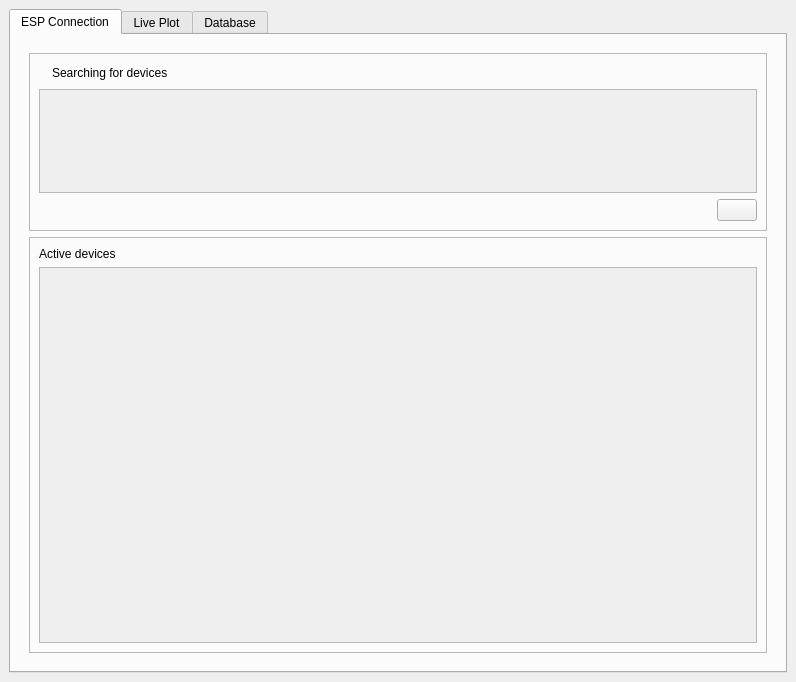
<?xml version="1.0" encoding="UTF-8"?>
<ui version="4.0">
 <class>MainWindow</class>
 <widget class="QMainWindow" name="MainWindow">
  <property name="geometry">
   <rect>
    <x>0</x>
    <y>0</y>
    <width>796</width>
    <height>682</height>
   </rect>
  </property>
  <property name="windowTitle">
   <string>MainWindow</string>
  </property>
  <widget class="QWidget" name="centralwidget">
   <layout class="QVBoxLayout" name="verticalLayout_central_widget">
    <item>
     <widget class="QTabWidget" name="tabWidget_menus">
      <property name="tabPosition">
       <enum>QTabWidget::North</enum>
      </property>
      <property name="tabShape">
       <enum>QTabWidget::Rounded</enum>
      </property>
      <property name="currentIndex">
       <number>0</number>
      </property>
      <property name="elideMode">
       <enum>Qt::ElideNone</enum>
      </property>
      <property name="usesScrollButtons">
       <bool>true</bool>
      </property>
      <property name="documentMode">
       <bool>false</bool>
      </property>
      <property name="tabsClosable">
       <bool>false</bool>
      </property>
      <property name="movable">
       <bool>false</bool>
      </property>
      <property name="tabBarAutoHide">
       <bool>false</bool>
      </property>
      <widget class="QWidget" name="tab_menu_esp">
       <attribute name="title">
        <string>ESP Connection</string>
       </attribute>
       <layout class="QVBoxLayout" name="verticalLayout_menu_esp">
        <item>
         <widget class="QStackedWidget" name="stackedWidget_rasp_status">
          <property name="frameShape">
           <enum>QFrame::NoFrame</enum>
          </property>
          <property name="frameShadow">
           <enum>QFrame::Plain</enum>
          </property>
          <property name="currentIndex">
           <number>0</number>
          </property>
          <widget class="QWidget" name="page_main_esp">
           <layout class="QVBoxLayout" name="verticalLayout_main_esp" stretch="3,7">
            <item>
             <widget class="QFrame" name="frame_search">
              <property name="frameShape">
               <enum>QFrame::StyledPanel</enum>
              </property>
              <property name="frameShadow">
               <enum>QFrame::Raised</enum>
              </property>
              <layout class="QVBoxLayout" name="verticalLayout_search">
               <item>
                <layout class="QHBoxLayout" name="horizontalLayout_search_heading">
                 <item>
                  <widget class="QLabel" name="label_icon_search">
                   <property name="maximumSize">
                    <size>
                     <width>30</width>
                     <height>30</height>
                    </size>
                   </property>
                   <property name="text">
                    <string/>
                   </property>
                   <property name="pixmap">
                    <pixmap resource="icons.qrc">:/icon_esp/images/esp.jpg</pixmap>
                   </property>
                   <property name="scaledContents">
                    <bool>true</bool>
                   </property>
                  </widget>
                 </item>
                 <item>
                  <widget class="QLabel" name="label_search_title">
                   <property name="text">
                    <string>Searching for devices</string>
                   </property>
                  </widget>
                 </item>
                 <item>
                  <spacer name="horizontalSpacer_search_title">
                   <property name="orientation">
                    <enum>Qt::Horizontal</enum>
                   </property>
                   <property name="sizeHint" stdset="0">
                    <size>
                     <width>40</width>
                     <height>20</height>
                    </size>
                   </property>
                  </spacer>
                 </item>
                </layout>
               </item>
               <item>
                <widget class="QScrollArea" name="scrollArea_found_area">
                 <property name="widgetResizable">
                  <bool>true</bool>
                 </property>
                 <widget class="QWidget" name="scrollAreaWidgetContents_found_area">
                  <property name="geometry">
                   <rect>
                    <x>0</x>
                    <y>0</y>
                    <width>698</width>
                    <height>85</height>
                   </rect>
                  </property>
                  <layout class="QVBoxLayout" name="verticalLayout_found_area">
                   <item>
                    <layout class="QVBoxLayout" name="verticalLayout_found_list"/>
                   </item>
                  </layout>
                 </widget>
                </widget>
               </item>
               <item>
                <layout class="QHBoxLayout" name="horizontalLayout_search_bottom">
                 <item>
                  <spacer name="horizontalSpacer_search_bottom">
                   <property name="orientation">
                    <enum>Qt::Horizontal</enum>
                   </property>
                   <property name="sizeHint" stdset="0">
                    <size>
                     <width>40</width>
                     <height>20</height>
                    </size>
                   </property>
                  </spacer>
                 </item>
                 <item>
                  <widget class="QPushButton" name="pushButton_search_refresh">
                   <property name="enabled">
                    <bool>true</bool>
                   </property>
                   <property name="text">
                    <string/>
                   </property>
                   <property name="icon">
                    <iconset resource="icons.qrc">
                     <normaloff>:/icon_refresh/images/refresh_active.png</normaloff>
                     <disabledoff>:/icon_refresh/images/refresh_disabled.png</disabledoff>
                     <disabledon>:/icon_refresh/images/refresh_disabled.png</disabledon>:/icon_refresh/images/refresh_active.png</iconset>
                   </property>
                  </widget>
                 </item>
                </layout>
               </item>
              </layout>
             </widget>
            </item>
            <item>
             <widget class="QFrame" name="frame_active">
              <property name="frameShape">
               <enum>QFrame::StyledPanel</enum>
              </property>
              <property name="frameShadow">
               <enum>QFrame::Raised</enum>
              </property>
              <layout class="QVBoxLayout" name="verticalLayout_active">
               <item>
                <widget class="QLabel" name="label_active">
                 <property name="text">
                  <string>Active devices</string>
                 </property>
                </widget>
               </item>
               <item>
                <widget class="QScrollArea" name="scrollArea_active">
                 <property name="widgetResizable">
                  <bool>true</bool>
                 </property>
                 <widget class="QWidget" name="scrollAreaWidgetContents_active_esp">
                  <property name="geometry">
                   <rect>
                    <x>0</x>
                    <y>0</y>
                    <width>698</width>
                    <height>343</height>
                   </rect>
                  </property>
                  <layout class="QVBoxLayout" name="verticalLayout_active_esp">
                   <item>
                    <layout class="QVBoxLayout" name="verticalLayout_active_list"/>
                   </item>
                  </layout>
                 </widget>
                </widget>
               </item>
              </layout>
             </widget>
            </item>
           </layout>
          </widget>
          <widget class="QWidget" name="page_no_rasp">
           <layout class="QVBoxLayout" name="verticalLayout_no_rasp">
            <item>
             <spacer name="verticalSpacer_top_page_no_rasp">
              <property name="orientation">
               <enum>Qt::Vertical</enum>
              </property>
              <property name="sizeHint" stdset="0">
               <size>
                <width>20</width>
                <height>40</height>
               </size>
              </property>
             </spacer>
            </item>
            <item>
             <layout class="QHBoxLayout" name="horizontalLayout_icon_no_rasp">
              <item>
               <spacer name="horizontalSpacer_left_icon_no_rasp">
                <property name="orientation">
                 <enum>Qt::Horizontal</enum>
                </property>
                <property name="sizeHint" stdset="0">
                 <size>
                  <width>40</width>
                  <height>20</height>
                 </size>
                </property>
               </spacer>
              </item>
              <item>
               <widget class="QLabel" name="label_icon_no_rasp">
                <property name="sizePolicy">
                 <sizepolicy hsizetype="Preferred" vsizetype="Preferred">
                  <horstretch>0</horstretch>
                  <verstretch>0</verstretch>
                 </sizepolicy>
                </property>
                <property name="maximumSize">
                 <size>
                  <width>200</width>
                  <height>200</height>
                 </size>
                </property>
                <property name="layoutDirection">
                 <enum>Qt::LeftToRight</enum>
                </property>
                <property name="text">
                 <string/>
                </property>
                <property name="pixmap">
                 <pixmap resource="icons.qrc">:/icon_disconnected/images/plug.png</pixmap>
                </property>
                <property name="scaledContents">
                 <bool>true</bool>
                </property>
                <property name="alignment">
                 <set>Qt::AlignCenter</set>
                </property>
                <property name="wordWrap">
                 <bool>false</bool>
                </property>
                <property name="indent">
                 <number>0</number>
                </property>
               </widget>
              </item>
              <item>
               <spacer name="horizontalSpacer_right_icon_no_rasp">
                <property name="orientation">
                 <enum>Qt::Horizontal</enum>
                </property>
                <property name="sizeHint" stdset="0">
                 <size>
                  <width>40</width>
                  <height>20</height>
                 </size>
                </property>
               </spacer>
              </item>
             </layout>
            </item>
            <item>
             <widget class="QLabel" name="label_no_rasp_message">
              <property name="locale">
               <locale language="Spanish" country="Chile"/>
              </property>
              <property name="text">
               <string>The connection with the Raspberry has been lost</string>
              </property>
              <property name="textFormat">
               <enum>Qt::MarkdownText</enum>
              </property>
              <property name="alignment">
               <set>Qt::AlignCenter</set>
              </property>
             </widget>
            </item>
            <item>
             <layout class="QHBoxLayout" name="horizontalLayout_no_rasp_reconnect">
              <item>
               <spacer name="horizontalSpacer_left_no_rasp_reconnect">
                <property name="orientation">
                 <enum>Qt::Horizontal</enum>
                </property>
                <property name="sizeHint" stdset="0">
                 <size>
                  <width>40</width>
                  <height>20</height>
                 </size>
                </property>
               </spacer>
              </item>
              <item>
               <widget class="QPushButton" name="pushButton_no_rasp_reconnect">
                <property name="text">
                 <string>Reconnect</string>
                </property>
               </widget>
              </item>
              <item>
               <spacer name="horizontalSpacer_right_no_rasp_reconnect">
                <property name="orientation">
                 <enum>Qt::Horizontal</enum>
                </property>
                <property name="sizeHint" stdset="0">
                 <size>
                  <width>40</width>
                  <height>20</height>
                 </size>
                </property>
               </spacer>
              </item>
             </layout>
            </item>
            <item>
             <spacer name="verticalSpacer_bottom_page_no_rasp">
              <property name="orientation">
               <enum>Qt::Vertical</enum>
              </property>
              <property name="sizeHint" stdset="0">
               <size>
                <width>20</width>
                <height>40</height>
               </size>
              </property>
             </spacer>
            </item>
           </layout>
          </widget>
         </widget>
        </item>
       </layout>
      </widget>
      <widget class="QWidget" name="tab_menu_plots">
       <attribute name="title">
        <string>Live Plot</string>
       </attribute>
       <layout class="QVBoxLayout" name="verticalLayout_menu_plots">
        <item>
         <layout class="QHBoxLayout" name="horizontalLayout_add_live_plot">
          <item>
           <widget class="QPushButton" name="pushButton_add_live_plot">
            <property name="text">
             <string/>
            </property>
            <property name="icon">
             <iconset resource="icons.qrc">
              <normaloff>:/icon_add/images/plus.png</normaloff>:/icon_add/images/plus.png</iconset>
            </property>
           </widget>
          </item>
          <item>
           <widget class="QLabel" name="label_add_live_plot">
            <property name="locale">
             <locale language="Spanish" country="Chile"/>
            </property>
            <property name="text">
             <string>Add Live Plot</string>
            </property>
           </widget>
          </item>
          <item>
           <spacer name="horizontalSpacer_add_live_plot">
            <property name="orientation">
             <enum>Qt::Horizontal</enum>
            </property>
            <property name="sizeHint" stdset="0">
             <size>
              <width>40</width>
              <height>20</height>
             </size>
            </property>
           </spacer>
          </item>
         </layout>
        </item>
        <item>
         <widget class="QStackedWidget" name="stackedWidget_plot_count">
          <property name="currentIndex">
           <number>0</number>
          </property>
          <widget class="QWidget" name="page_added_plots">
           <layout class="QVBoxLayout" name="verticalLayout_added_plots">
            <item>
             <widget class="QScrollArea" name="scrollArea_added_plots">
              <property name="widgetResizable">
               <bool>true</bool>
              </property>
              <widget class="QWidget" name="scrollAreaWidgetContents_added_plots">
               <property name="geometry">
                <rect>
                 <x>0</x>
                 <y>0</y>
                 <width>98</width>
                 <height>28</height>
                </rect>
               </property>
               <layout class="QVBoxLayout" name="verticalLayout_scroll_added_plots">
                <item>
                 <layout class="QVBoxLayout" name="verticalLayout_added_plots_list"/>
                </item>
               </layout>
              </widget>
             </widget>
            </item>
           </layout>
          </widget>
          <widget class="QWidget" name="page_no_plot">
           <layout class="QVBoxLayout" name="verticalLayout_no_plot">
            <item>
             <spacer name="verticalSpacer_top_page_no_plot">
              <property name="orientation">
               <enum>Qt::Vertical</enum>
              </property>
              <property name="sizeHint" stdset="0">
               <size>
                <width>20</width>
                <height>40</height>
               </size>
              </property>
             </spacer>
            </item>
            <item>
             <layout class="QHBoxLayout" name="horizontalLayout_no_plot_icon">
              <item>
               <spacer name="horizontalSpacer_left_no_plot_icon">
                <property name="orientation">
                 <enum>Qt::Horizontal</enum>
                </property>
                <property name="sizeHint" stdset="0">
                 <size>
                  <width>40</width>
                  <height>20</height>
                 </size>
                </property>
               </spacer>
              </item>
              <item>
               <widget class="QLabel" name="label_no_plot_icon">
                <property name="maximumSize">
                 <size>
                  <width>180</width>
                  <height>200</height>
                 </size>
                </property>
                <property name="text">
                 <string/>
                </property>
                <property name="pixmap">
                 <pixmap resource="icons.qrc">:/icon_plot/images/scatter-graph.png</pixmap>
                </property>
                <property name="scaledContents">
                 <bool>true</bool>
                </property>
               </widget>
              </item>
              <item>
               <spacer name="horizontalSpacer_right_no_plot_icon">
                <property name="orientation">
                 <enum>Qt::Horizontal</enum>
                </property>
                <property name="sizeHint" stdset="0">
                 <size>
                  <width>40</width>
                  <height>20</height>
                 </size>
                </property>
               </spacer>
              </item>
             </layout>
            </item>
            <item>
             <widget class="QLabel" name="label_no_plot">
              <property name="locale">
               <locale language="Spanish" country="Chile"/>
              </property>
              <property name="text">
               <string>Add a Live Plot to visualize data directly from data base</string>
              </property>
              <property name="alignment">
               <set>Qt::AlignCenter</set>
              </property>
             </widget>
            </item>
            <item>
             <spacer name="verticalSpacer_bottom_page_no_plot">
              <property name="orientation">
               <enum>Qt::Vertical</enum>
              </property>
              <property name="sizeHint" stdset="0">
               <size>
                <width>20</width>
                <height>40</height>
               </size>
              </property>
             </spacer>
            </item>
           </layout>
          </widget>
         </widget>
        </item>
       </layout>
      </widget>
      <widget class="QWidget" name="tab_menu_bd">
       <attribute name="title">
        <string>Database</string>
       </attribute>
      </widget>
     </widget>
    </item>
   </layout>
  </widget>
 </widget>
 <resources>
  <include location="icons.qrc"/>
 </resources>
 <connections/>
</ui>
